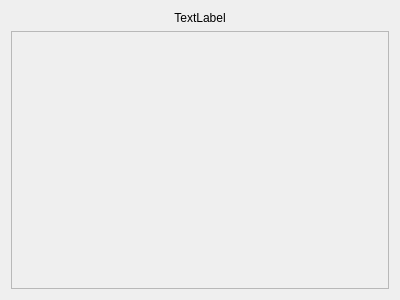
<?xml version="1.0" encoding="UTF-8"?>
<ui version="4.0">
 <class>Form</class>
 <widget class="QWidget" name="Form">
  <property name="geometry">
   <rect>
    <x>0</x>
    <y>0</y>
    <width>400</width>
    <height>300</height>
   </rect>
  </property>
  <property name="windowTitle">
   <string>Form</string>
  </property>
  <layout class="QVBoxLayout" name="verticalLayout">
   <item>
    <widget class="QLabel" name="menuLabel">
     <property name="text">
      <string>TextLabel</string>
     </property>
     <property name="alignment">
      <set>Qt::AlignCenter</set>
     </property>
    </widget>
   </item>
   <item>
    <widget class="QScrollArea" name="menuItemScrollArea">
     <property name="widgetResizable">
      <bool>true</bool>
     </property>
     <widget class="QWidget" name="scrollAreaWidgetContents">
      <property name="geometry">
       <rect>
        <x>0</x>
        <y>0</y>
        <width>380</width>
        <height>258</height>
       </rect>
      </property>
     </widget>
    </widget>
   </item>
  </layout>
 </widget>
 <resources/>
 <connections/>
</ui>
